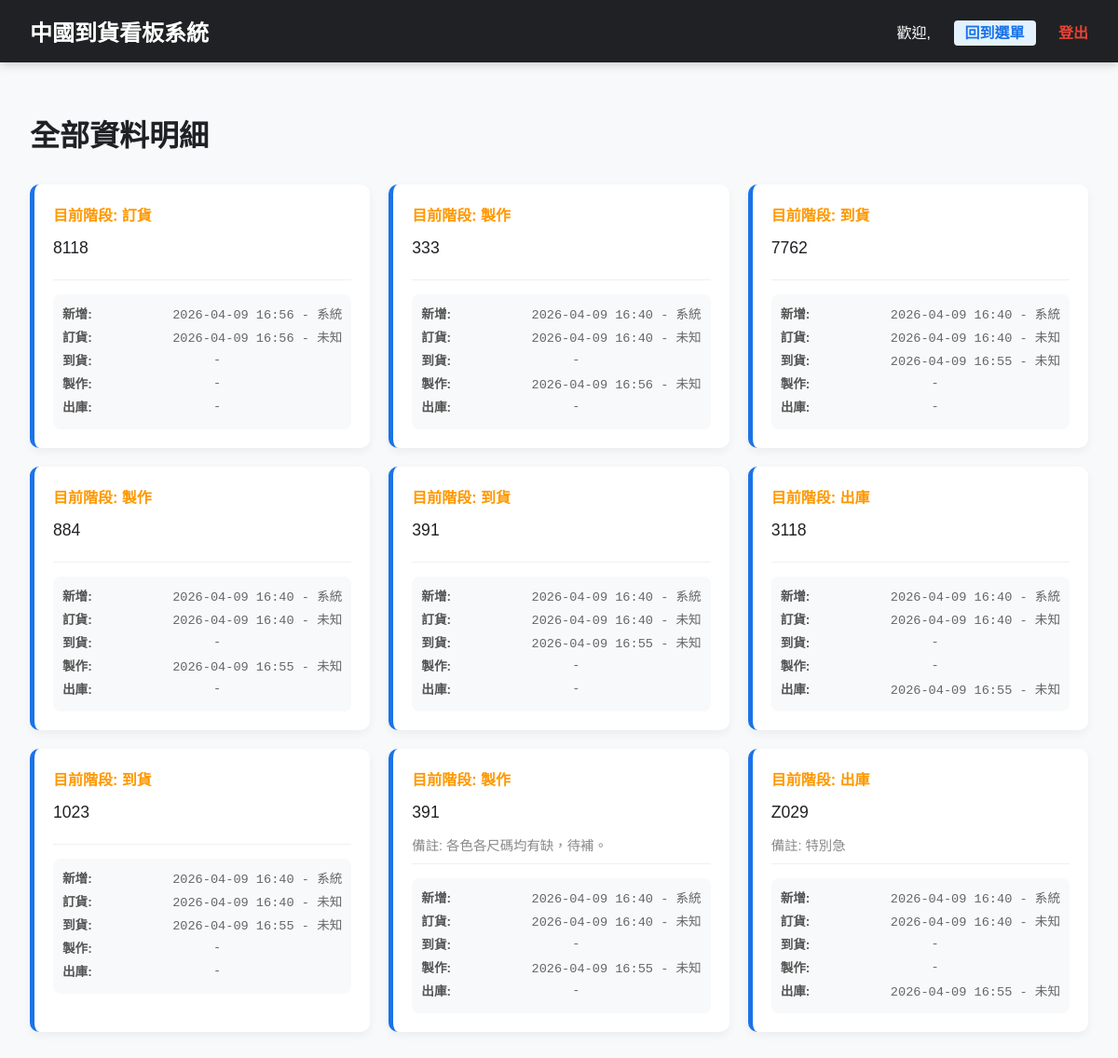
/all_data, run on an earlier commit of the app's database.
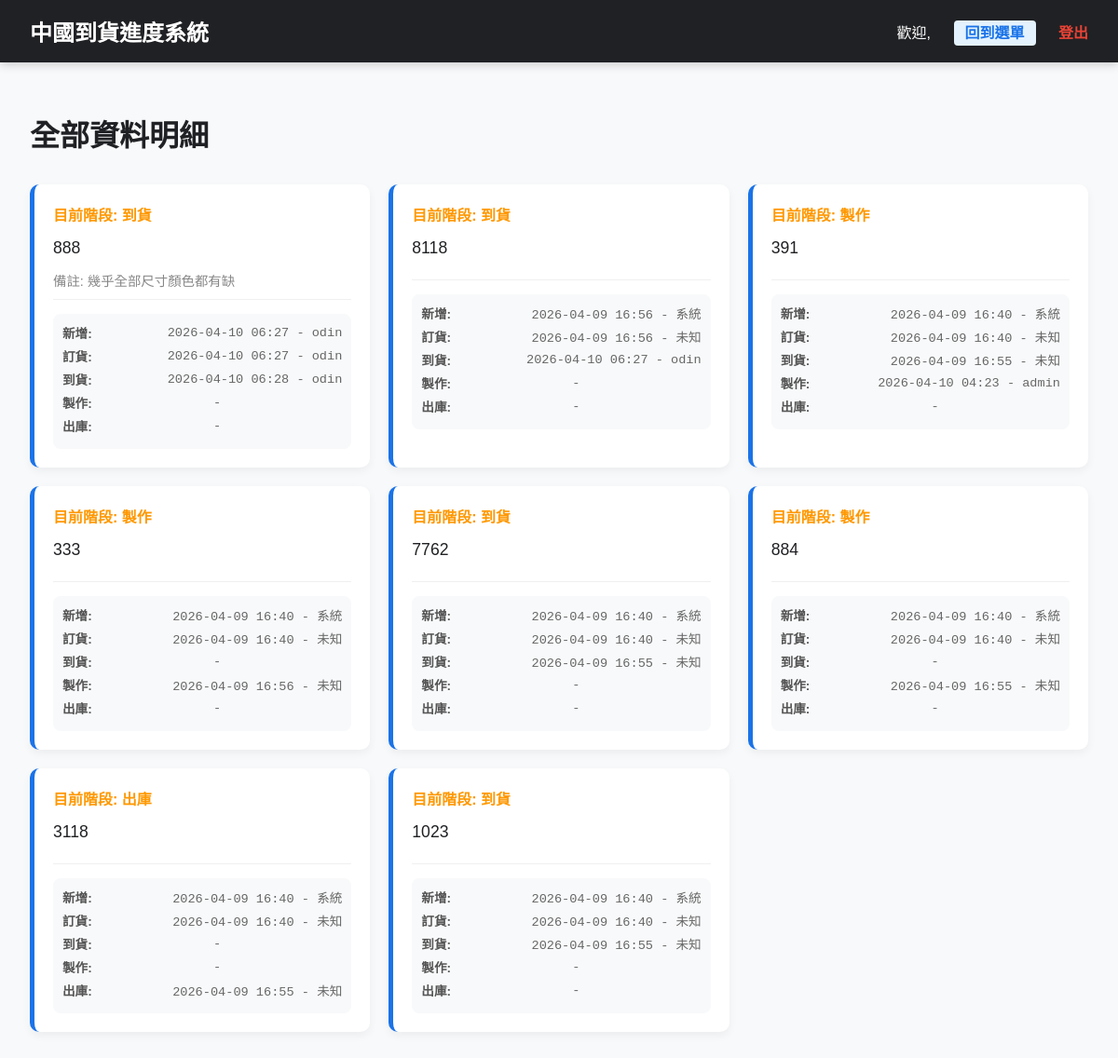
And on a later commit of the database.
### models.py (models this page shows)
class SignboardItem(db.Model):
    id = db.Column(db.Integer, primary_key=True)
    content = db.Column(db.Text, nullable=False)
    remark = db.Column(db.Text) # 備註 (選填)
    current_stage = db.Column(db.String(50), default='ORDER')
    stage_dates = db.Column(db.JSON, default={})
    updated_at = db.Column(db.DateTime, default=datetime.now, onupdate=datetime.now)

class SystemConfig(db.Model):
    id = db.Column(db.Integer, primary_key=True)
    key = db.Column(db.String(50), unique=True, nullable=False)
    value = db.Column(db.Text)

### main.py (the view)
@app.route('/all_data')
def all_data_page():
    items = SignboardItem.query.order_by(SignboardItem.updated_at.desc()).all()
    workflow_stages = get_workflow_stages()
    processed_items = []
    for item in items:
        p_item = {
            'id': item.id,
            'content': item.content,
            'remark': item.remark,
            'current_stage_key': item.current_stage,
            'history': []
        }
        created_val = item.stage_dates.get('CREATED')
        if not created_val:
            for s in workflow_stages:
                if item.stage_dates.get(s['key']):
                    created_val = item.stage_dates.get(s['key'])
                    break
        if created_val:
            if isinstance(created_val, dict):
                dt = datetime.fromisoformat(created_val['date']).strftime('%Y-%m-%d %H:%M')
                user = created_val['user']
            else:
                dt = datetime.fromisoformat(created_val).strftime('%Y-%m-%d %H:%M')
                user = "系統"
            display_str = f"{dt} - {user}"
        else:
            display_str = "-"
        p_item['history'].append({'name': '新增', 'val': display_str})
        for s in workflow_stages:
            val = item.stage_dates.get(s['key'])
            if val:
                if isinstance(val, dict):
                    dt = datetime.fromisoformat(val['date']).strftime('%Y-%m-%d %H:%M')
                    user = val['user']
                else:
                    dt = datetime.fromisoformat(val).strftime('%Y-%m-%d %H:%M')
                    user = "未知"
                display_val = f"{dt} - {user}"
            else:
                display_val = "-"
            p_item['history'].append({'name': s['name'], 'val': display_val})
            if s['key'] == item.current_stage:
                p_item['current_stage_name'] = s['name']
        processed_items.append(p_item)
    return render_template('all_data.html', items=processed_items)

### main.py (called while the page is built, shortened)
def get_config(key, default=None):
    config = SystemConfig.query.filter_by(key=key).first()
    return config.value if config else default

def get_inf_config(section, key, default=None):
    inf_path = os.path.join(os.path.dirname(__file__), 'config.inf')
    if not os.path.exists(inf_path):
        return default

def get_workflow_stages():
    stages_str = get_inf_config('Workflow', 'stages', 'ORDER:訂貨,ARRIVAL:到貨,PRODUCTION:製作,DELIVERY:出庫')
    stages = []
    for item in stages_str.split(','):
        if ':' in item:
            key, name = item.strip().split(':')
            stages.append({'key': key.strip(), 'name': name.strip()})
    return stages

@app.context_processor
def inject_config():
    return {
        'site_title': get_config('site_title', '中國到貨看板系統'),
        'workflow_stages': get_workflow_stages()
    }

### templates/all_data.html (shortened to what this page needs)
{% extends "layout.html" %}
{% block content %}
<h1>全部資料明細</h1>
<div style="height: 10px;"></div>
<div style="display: grid; grid-template-columns: repeat(auto-fill, minmax(300px, 1fr)); gap: 20px;">
    {% for item in items %}
    <div style="background: white; padding: 20px; border-radius: 10px; box-shadow: 0 4px 10px rgba(0,0,0,0.05); border-left: 5px solid #1a73e8;">
        <div style="display: flex; justify-content: space-between; margin-bottom: 10px;">
            <span style="font-weight: bold; color: #ff9800;">目前階段: {{ item.current_stage_name }}</span>
        </div>
        <div style="font-size: 1.1rem; line-height: 1.6; word-break: break-all; margin-bottom: 10px;">
            {{ item.content }}
        </div>
        <div style="font-size: 0.9rem; color: #888; border-bottom: 1px solid #f0f0f0; padding-bottom: 10px; margin-bottom: 15px;">
            {% if item.remark %}備註: {{ item.remark }}{% endif %}
        </div>
        <div style="font-size: 0.85rem; color: #666; background: #f8f9fa; padding: 10px; border-radius: 8px;">
            {% for h in item.history %}
            <div style="margin-bottom: 5px; display: flex; align-items: center;">
                <span style="font-weight: bold; color: #555; white-space: nowrap;">{{ h.name }}:</span>
                <span style="font-family: monospace; flex-grow: 1; text-align: {{ 'center' if h.val == '-' else 'right' }};">{{ h.val }}</span>
            </div>
            {% endfor %}
        </div>
    </div>
    {% endfor %}
</div>
{% endblock %}

### templates/layout.html (shortened to what this page needs)
<!DOCTYPE html>
<html lang="zh-Hant">
<head>
</head>
<body>
    <div class="nav-header">
        <div style="font-size: 1.5rem; font-weight: bold;">{{ site_title }}</div>
        <div class="nav-links">
            <span>歡迎, {{ session.username }}</span>
            {% if request.endpoint not in ['admin_home', 'index'] %}
            <a href="/admin_home" style="background: #e3f2fd; color: #1a73e8; padding: 5px 12px; border-radius: 4px;">回到選單</a>
            {% endif %}
            <a href="/logout" style="color: var(--danger);">登出</a>
        </div>
    </div>
    <div class="container">
        {% block content %}{% endblock %}
    </div>
</body>
</html>

### templates/layout.html (style rules this page uses)
:root { --primary: #1a73e8; --success: #34a853; --warning: #fbbc05; --danger: #ea4335; --info: #4285f4; --dark: #202124; --light: #f8f9fa; }
body { font-family: 'Microsoft JhengHei', sans-serif; margin: 0; background: var(--light); color: var(--dark); }
.nav-header { background: var(--dark); color: white; padding: 1rem 2rem; display: flex; justify-content: space-between; align-items: center; box-shadow: 0 2px 10px rgba(0,0,0,0.2); }
.nav-links a { color: #ccc; text-decoration: none; margin-left: 20px; font-weight: bold; }
.container { padding: 2rem; max-width: 1200px; margin: 0 auto; }

What changed in the data, as far as the page shows it:
removed SignboardItem: current_stage_name "製作", content "391", remark "各色各尺碼均有缺，待補。", name "新增" "訂貨" "到貨" "製作" "出庫", val "2026-04-09 16:40 - 系統" "2026-04-09 16:40 - 未知" "-" "2026-04-09 16:55 - 未知" "-"
removed SignboardItem: current_stage_name "出庫", content "Z029", remark "特別急", name "新增" "訂貨" "到貨" "製作" "出庫", val "2026-04-09 16:40 - 系統" "2026-04-09 16:40 - 未知" "-" "-" "2026-04-09 16:55 - 未知"
added SystemConfig: value "中國到貨進度系統"
added SignboardItem: current_stage_name "到貨", content "888", remark "幾乎全部尺寸顏色都有缺", name "新增" "訂貨" "到貨" "製作" "出庫", val "2026-04-10 06:27 - odin" "2026-04-10 06:27 - odin" "2026-04-10 06:28 - odin" "-" "-"
changed SignboardItem (number 2 of 8 on the later page): current_stage_name "訂貨" → "到貨"
changed SignboardItem (number 3 of 8 on the later page): current_stage_name "到貨" → "製作"; moves up the list
Also different on the page:
{{ site_title }}: "中國到貨看板系統" → (not shown)
new list line: "到貨 : 2026-04-10 06:27 - odin"
new list line: "製作 : 2026-04-10 04:23 - admin"
list line gone: "到貨 : -"
list line gone: "製作 : -"
